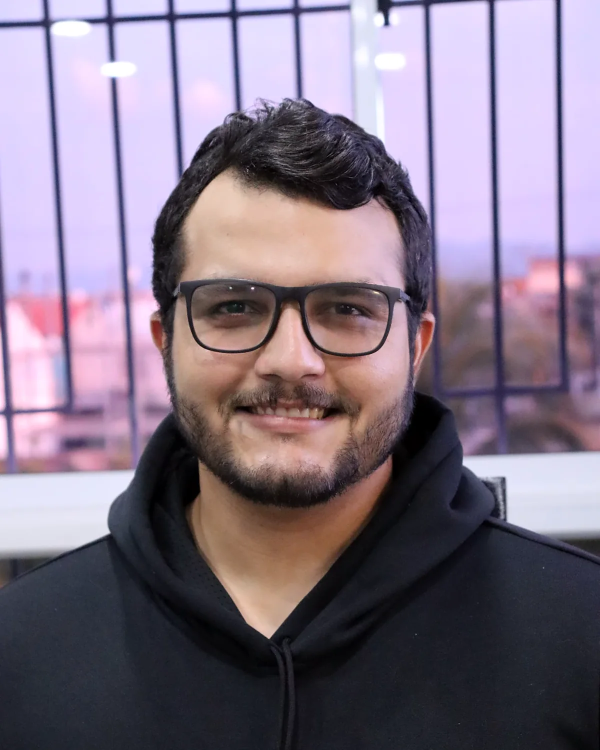
#> input picture framer/about-photos/about-portrait.webp, 1200 x 1500 px (shown at 1/2 size)
$ python -i photo-edit.py   (imports and definitions only)
#> lines starting #> are read from the running program, lines starting #| are printed output that depends on the picture
"""Portfolio photo cleanup (numpy + Pillow only).

remove_patch: hides an embroidered logo on dark fabric. The logo's silhouette
is found by brightness/saturation inside a box, closed and grown a little;
its pixels are filled by harmonic inpainting (each pixel = mean of its
neighbours, solved coarse-to-fine) so the fabric's shading flows through,
then grain as strong as the fabric's (measured on a nearby clean patch) is
added back so the fill doesn't look smeared.
"""
import numpy as np
from PIL import Image, ImageFilter, ImageOps


def grow(mask, r):
    m = Image.fromarray((mask * 255).astype(np.uint8))
    return np.asarray(m.filter(ImageFilter.MaxFilter(r * 2 + 1))) > 127


def shrink(mask, r):
    m = Image.fromarray((mask * 255).astype(np.uint8))
    return np.asarray(m.filter(ImageFilter.MinFilter(r * 2 + 1))) > 127


# [63 lines left out: functions fill_holes, harmonic, remove_patch, not called in this run]


# [7 lines not run here, left out]


# [13 lines left out: function _blur, not called in this run]


def wall_matte(im, lo=22, hi=48):
    """Alpha matte (1 = subject) for a portrait against a plain light wall.

    Wall = light, nearly grey pixels connected to the image border. Its
    colour is then spread smoothly under the subject (normalized blur), so
    every pixel can be compared with "the wall right here", which handles
    vignetting and uneven light. Distance from that colour gives the soft
    edge, so dark hair against the light wall keeps its strands.
    """
    a = np.asarray(im).astype(np.float32)
    h, w, _ = a.shape
    L, sat = a.mean(-1), a.max(-1) - a.min(-1)
    cand = (L > 150) & (sat < 32)
    wall_m = ~fill_holes(~cand) & cand  # wall-like and reachable from the border
    k = max(h, w) / 40
    m = _blur(wall_m.astype(np.float32), k)
    wall = np.stack([_blur(a[..., c] * wall_m, k) for c in range(3)], -1) / np.maximum(m, 1e-3)[..., None]
    # far from any wall sample the estimate is noise; fall back to the mean wall
    mean = a[wall_m].mean(0)
    wt = np.clip(m / 0.05, 0, 1)[..., None]
    wall = wall * wt + mean * (1 - wt)
    d = np.sqrt(((a - wall) ** 2).sum(-1))
    alpha = np.clip((d - lo) / (hi - lo), 0, 1)
    # anything not reachable from the border through wall pixels (teeth,
    # glare on the glasses, light patches on clothes) is subject
    inner = ~grow(wall_m, 3)
    alpha[inner & (alpha < 1)] = np.maximum(alpha[inner & (alpha < 1)], np.where(grow(wall_m, 8)[inner & (alpha < 1)], alpha[inner & (alpha < 1)], 1))
    # Choke the edge ~1.5 px: the outermost ring still carries wall light
    # (it reads as a halo on a dark backdrop).
    alpha = np.minimum(alpha, _blur(shrink(alpha > 0.5, 2).astype(np.float32), 1.2))
    alpha = _blur(alpha, 1.4)  # soft, photographic edge rather than a cut-out
    return np.clip(alpha, 0, 1), wall


# [84 lines left out: functions backdrop, replace_wall, grade, restyle_wall, slim, not called in this run]

>>> import cv2
>>> picture = cv2.imread('../framer/about-photos/about-portrait.webp', cv2.IMREAD_GRAYSCALE)
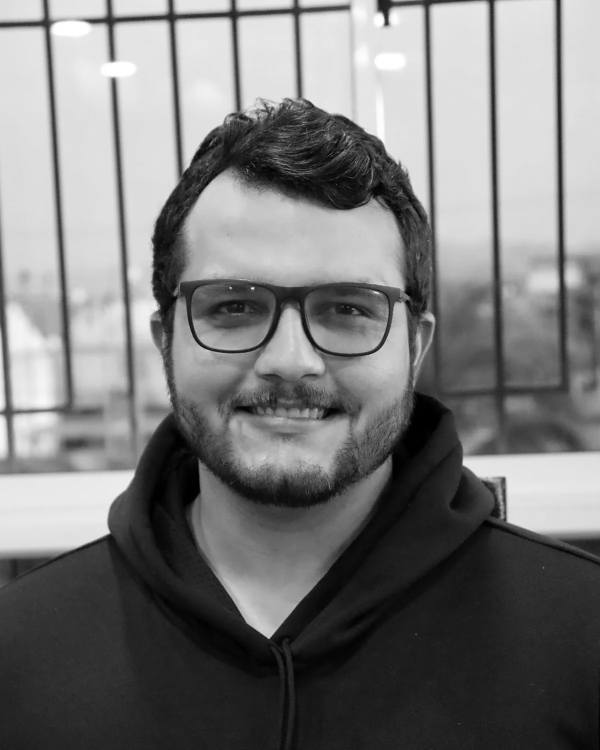
#> picture: shape (1500, 1200) (shown at 1/2 size); min 0, max 255, mean 121.5
>>> result = wall_matte(picture)
#> (the run stopped early here; a loop or call above may not have finished)
